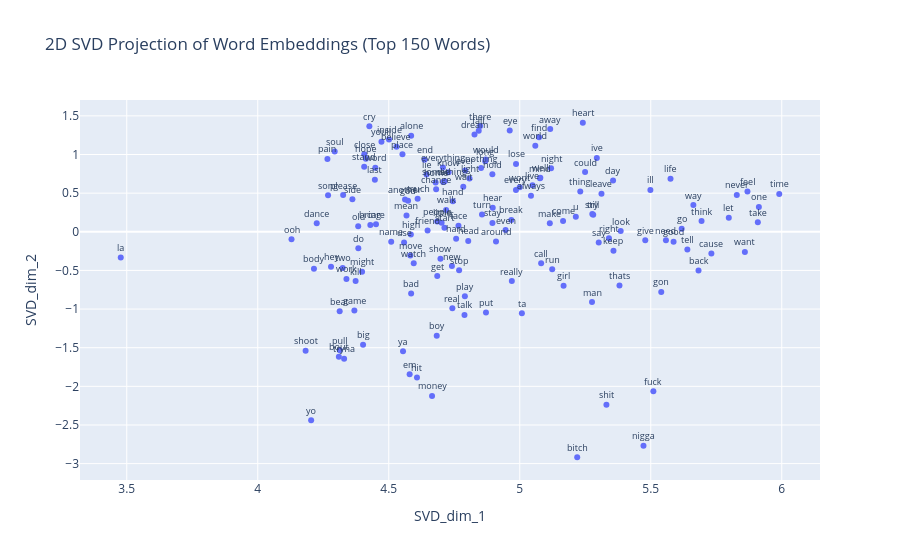

The notebook cell this image was saved under:
### Code cell
d2_embeddings_plotter(embeddings_svd_df, 150, dim_red="SVD")

### Figure 1 — Plotly figure (JSON) as saved in the notebook; plotly's stock layout.template omitted (floating-point values rounded to 4 significant figures; data arrays with more than 128 entries replaced by an {"elided": "..."} marker saying what was removed)
{"data": [{"hovertemplate": "SVD_dim_1=%{x}<br>SVD_dim_2=%{y}<extra></extra>", "legendgroup": "", "marker": {"color": "#636efa", "symbol": "circle"}, "mode": "markers", "name": "", "orientation": "v", "showlegend": false, "type": "scatter", "x": {"elided": "150 float values"}, "xaxis": "x", "y": {"elided": "150 float values"}, "yaxis": "y"}], "layout": {"annotations": [{"font": {"size": 9}, "showarrow": false, "text": "time", "x": 5.99, "y": 0.49, "yshift": 10}, {"font": {"size": 9}, "showarrow": false, "text": "feel", "x": 5.869, "y": 0.5217, "yshift": 10}, {"font": {"size": 9}, "showarrow": false, "text": "one", "x": 5.913, "y": 0.3219, "yshift": 10}, {"font": {"size": 9}, "showarrow": false, "text": "take", "x": 5.909, "y": 0.1236, "yshift": 10}, {"font": {"size": 9}, "showarrow": false, "text": "want", "x": 5.859, "y": -0.2605, "yshift": 10}, {"font": {"size": 9}, "showarrow": false, "text": "never", "x": 5.828, "y": 0.4762, "yshift": 10}, {"font": {"size": 9}, "showarrow": false, "text": "let", "x": 5.798, "y": 0.1801, "yshift": 10}, {"font": {"size": 9}, "showarrow": false, "text": "think", "x": 5.694, "y": 0.1393, "yshift": 10}, {"font": {"size": 9}, "showarrow": false, "text": "nigga", "x": 5.472, "y": -2.768, "yshift": 10}, {"font": {"size": 9}, "showarrow": false, "text": "back", "x": 5.682, "y": -0.5, "yshift": 10}, {"font": {"size": 9}, "showarrow": false, "text": "fuck", "x": 5.51, "y": -2.063, "yshift": 10}, {"font": {"size": 9}, "showarrow": false, "text": "cause", "x": 5.731, "y": -0.2811, "yshift": 10}, {"font": {"size": 9}, "showarrow": false, "text": "tell", "x": 5.64, "y": -0.2291, "yshift": 10}, {"font": {"size": 9}, "showarrow": false, "text": "way", "x": 5.663, "y": 0.3464, "yshift": 10}, {"font": {"size": 9}, "showarrow": false, "text": "need", "x": 5.558, "y": -0.1093, "yshift": 10}, {"font": {"size": 9}, "showarrow": false, "text": "life", "x": 5.575, "y": 0.6847, "yshift": 10}, {"font": {"size": 9}, "showarrow": false, "text": "good", "x": 5.587, "y": -0.1275, "yshift": 10}, {"font": {"size": 9}, "showarrow": false, "text": "go", "x": 5.618, "y": 0.04074, "yshift": 10}, {"font": {"size": 9}, "showarrow": false, "text": "ill", "x": 5.499, "y": 0.5413, "yshift": 10}, {"font": {"size": 9}, "showarrow": false, "text": "bitch", "x": 5.219, "y": -2.918, "yshift": 10}, {"font": {"size": 9}, "showarrow": false, "text": "give", "x": 5.479, "y": -0.1083, "yshift": 10}, {"font": {"size": 9}, "showarrow": false, "text": "gon", "x": 5.54, "y": -0.779, "yshift": 10}, {"font": {"size": 9}, "showarrow": false, "text": "look", "x": 5.385, "y": 0.009458, "yshift": 10}, {"font": {"size": 9}, "showarrow": false, "text": "day", "x": 5.356, "y": 0.6647, "yshift": 10}, {"font": {"size": 9}, "showarrow": false, "text": "shit", "x": 5.331, "y": -2.239, "yshift": 10}, {"font": {"size": 9}, "showarrow": false, "text": "keep", "x": 5.358, "y": -0.2457, "yshift": 10}, {"font": {"size": 9}, "showarrow": false, "text": "thats", "x": 5.381, "y": -0.6937, "yshift": 10}, {"font": {"size": 9}, "showarrow": false, "text": "man", "x": 5.276, "y": -0.9102, "yshift": 10}, {"font": {"size": 9}, "showarrow": false, "text": "right", "x": 5.341, "y": -0.08394, "yshift": 10}, {"font": {"size": 9}, "showarrow": false, "text": "leave", "x": 5.312, "y": 0.4926, "yshift": 10}, {"font": {"size": 9}, "showarrow": false, "text": "say", "x": 5.301, "y": -0.1376, "yshift": 10}, {"font": {"size": 9}, "showarrow": false, "text": "ive", "x": 5.294, "y": 0.9559, "yshift": 10}, {"font": {"size": 9}, "showarrow": false, "text": "girl", "x": 5.167, "y": -0.6981, "yshift": 10}, {"font": {"size": 9}, "showarrow": false, "text": "u", "x": 5.214, "y": 0.1948, "yshift": 10}, {"font": {"size": 9}, "showarrow": false, "text": "try", "x": 5.28, "y": 0.2217, "yshift": 10}, {"font": {"size": 9}, "showarrow": false, "text": "could", "x": 5.249, "y": 0.7731, "yshift": 10}, {"font": {"size": 9}, "showarrow": false, "text": "heart", "x": 5.241, "y": 1.411, "yshift": 10}, {"font": {"size": 9}, "showarrow": false, "text": "night", "x": 5.12, "y": 0.8223, "yshift": 10}, {"font": {"size": 9}, "showarrow": false, "text": "still", "x": 5.277, "y": 0.2289, "yshift": 10}, {"font": {"size": 9}, "showarrow": false, "text": "away", "x": 5.116, "y": 1.33, "yshift": 10}, {"font": {"size": 9}, "showarrow": false, "text": "thing", "x": 5.231, "y": 0.5209, "yshift": 10}, {"font": {"size": 9}, "showarrow": false, "text": "make", "x": 5.115, "y": 0.1102, "yshift": 10}, {"font": {"size": 9}, "showarrow": false, "text": "call", "x": 5.082, "y": -0.4088, "yshift": 10}, {"font": {"size": 9}, "showarrow": false, "text": "run", "x": 5.124, "y": -0.4848, "yshift": 10}, {"font": {"size": 9}, "showarrow": false, "text": "come", "x": 5.165, "y": 0.14, "yshift": 10}, {"font": {"size": 9}, "showarrow": false, "text": "find", "x": 5.074, "y": 1.223, "yshift": 10}, {"font": {"size": 9}, "showarrow": false, "text": "well", "x": 5.079, "y": 0.6998, "yshift": 10}, {"font": {"size": 9}, "showarrow": false, "text": "mind", "x": 5.077, "y": 0.6929, "yshift": 10}, {"font": {"size": 9}, "showarrow": false, "text": "live", "x": 5.049, "y": 0.6023, "yshift": 10}, {"font": {"size": 9}, "showarrow": false, "text": "eye", "x": 4.962, "y": 1.311, "yshift": 10}, {"font": {"size": 9}, "showarrow": false, "text": "break", "x": 4.968, "y": 0.1541, "yshift": 10}, {"font": {"size": 9}, "showarrow": false, "text": "world", "x": 5.059, "y": 1.114, "yshift": 10}, {"font": {"size": 9}, "showarrow": false, "text": "wont", "x": 5.0, "y": 0.5775, "yshift": 10}, {"font": {"size": 9}, "showarrow": false, "text": "every", "x": 4.986, "y": 0.5422, "yshift": 10}, {"font": {"size": 9}, "showarrow": false, "text": "lose", "x": 4.986, "y": 0.8778, "yshift": 10}, {"font": {"size": 9}, "showarrow": false, "text": "always", "x": 5.043, "y": 0.4648, "yshift": 10}, {"font": {"size": 9}, "showarrow": false, "text": "even", "x": 4.946, "y": 0.02299, "yshift": 10}, {"font": {"size": 9}, "showarrow": false, "text": "put", "x": 4.871, "y": -1.045, "yshift": 10}, {"font": {"size": 9}, "showarrow": false, "text": "really", "x": 4.97, "y": -0.6378, "yshift": 10}, {"font": {"size": 9}, "showarrow": false, "text": "light", "x": 4.808, "y": 0.6907, "yshift": 10}, {"font": {"size": 9}, "showarrow": false, "text": "ta", "x": 5.008, "y": -1.054, "yshift": 10}, {"font": {"size": 9}, "showarrow": false, "text": "around", "x": 4.909, "y": -0.1268, "yshift": 10}, {"font": {"size": 9}, "showarrow": false, "text": "hear", "x": 4.897, "y": 0.3095, "yshift": 10}, {"font": {"size": 9}, "showarrow": false, "text": "hold", "x": 4.896, "y": 0.7434, "yshift": 10}, {"font": {"size": 9}, "showarrow": false, "text": "stay", "x": 4.896, "y": 0.1144, "yshift": 10}, {"font": {"size": 9}, "showarrow": false, "text": "would", "x": 4.87, "y": 0.9364, "yshift": 10}, {"font": {"size": 9}, "showarrow": false, "text": "fall", "x": 4.843, "y": 1.306, "yshift": 10}, {"font": {"size": 9}, "showarrow": false, "text": "there", "x": 4.849, "y": 1.368, "yshift": 10}, {"font": {"size": 9}, "showarrow": false, "text": "talk", "x": 4.789, "y": -1.077, "yshift": 10}, {"font": {"size": 9}, "showarrow": false, "text": "money", "x": 4.665, "y": -2.123, "yshift": 10}, {"font": {"size": 9}, "showarrow": false, "text": "turn", "x": 4.856, "y": 0.2251, "yshift": 10}, {"font": {"size": 9}, "showarrow": false, "text": "head", "x": 4.803, "y": -0.1191, "yshift": 10}, {"font": {"size": 9}, "showarrow": false, "text": "long", "x": 4.868, "y": 0.9126, "yshift": 10}, {"font": {"size": 9}, "showarrow": false, "text": "dream", "x": 4.827, "y": 1.257, "yshift": 10}, {"font": {"size": 9}, "showarrow": false, "text": "nothing", "x": 4.852, "y": 0.8245, "yshift": 10}, {"font": {"size": 9}, "showarrow": false, "text": "play", "x": 4.79, "y": -0.835, "yshift": 10}, {"font": {"size": 9}, "showarrow": false, "text": "hand", "x": 4.745, "y": 0.3959, "yshift": 10}, {"font": {"size": 9}, "showarrow": false, "text": "ever", "x": 4.792, "y": 0.7925, "yshift": 10}, {"font": {"size": 9}, "showarrow": false, "text": "em", "x": 4.58, "y": -1.844, "yshift": 10}, {"font": {"size": 9}, "showarrow": false, "text": "little", "x": 4.702, "y": 0.1155, "yshift": 10}, {"font": {"size": 9}, "showarrow": false, "text": "new", "x": 4.741, "y": -0.4443, "yshift": 10}, {"font": {"size": 9}, "showarrow": false, "text": "stop", "x": 4.769, "y": -0.4978, "yshift": 10}, {"font": {"size": 9}, "showarrow": false, "text": "wait", "x": 4.784, "y": 0.5833, "yshift": 10}, {"font": {"size": 9}, "showarrow": false, "text": "show", "x": 4.697, "y": -0.3482, "yshift": 10}, {"font": {"size": 9}, "showarrow": false, "text": "face", "x": 4.766, "y": 0.07921, "yshift": 10}, {"font": {"size": 9}, "showarrow": false, "text": "god", "x": 4.574, "y": 0.4011, "yshift": 10}, {"font": {"size": 9}, "showarrow": false, "text": "boy", "x": 4.683, "y": -1.347, "yshift": 10}, {"font": {"size": 9}, "showarrow": false, "text": "die", "x": 4.708, "y": 0.6458, "yshift": 10}, {"font": {"size": 9}, "showarrow": false, "text": "hit", "x": 4.608, "y": -1.886, "yshift": 10}, {"font": {"size": 9}, "showarrow": false, "text": "ya", "x": 4.555, "y": -1.546, "yshift": 10}, {"font": {"size": 9}, "showarrow": false, "text": "home", "x": 4.679, "y": 0.6382, "yshift": 10}, {"font": {"size": 9}, "showarrow": false, "text": "real", "x": 4.743, "y": -0.9884, "yshift": 10}, {"font": {"size": 9}, "showarrow": false, "text": "bad", "x": 4.585, "y": -0.8, "yshift": 10}, {"font": {"size": 9}, "showarrow": false, "text": "end", "x": 4.637, "y": 0.9328, "yshift": 10}, {"font": {"size": 9}, "showarrow": false, "text": "hard", "x": 4.757, "y": -0.09032, "yshift": 10}, {"font": {"size": 9}, "showarrow": false, "text": "know", "x": 4.728, "y": 0.7695, "yshift": 10}, {"font": {"size": 9}, "showarrow": false, "text": "high", "x": 4.584, "y": -0.03419, "yshift": 10}, {"font": {"size": 9}, "showarrow": false, "text": "start", "x": 4.713, "y": 0.05154, "yshift": 10}, {"font": {"size": 9}, "showarrow": false, "text": "get", "x": 4.685, "y": -0.5723, "yshift": 10}, {"font": {"size": 9}, "showarrow": false, "text": "lie", "x": 4.644, "y": 0.7397, "yshift": 10}, {"font": {"size": 9}, "showarrow": false, "text": "everything", "x": 4.707, "y": 0.8331, "yshift": 10}, {"font": {"size": 9}, "showarrow": false, "text": "walk", "x": 4.719, "y": 0.2835, "yshift": 10}, {"font": {"size": 9}, "showarrow": false, "text": "change", "x": 4.681, "y": 0.5506, "yshift": 10}, {"font": {"size": 9}, "showarrow": false, "text": "move", "x": 4.582, "y": -0.3084, "yshift": 10}, {"font": {"size": 9}, "showarrow": false, "text": "much", "x": 4.61, "y": 0.4272, "yshift": 10}, {"font": {"size": 9}, "showarrow": false, "text": "people", "x": 4.685, "y": 0.133, "yshift": 10}, {"font": {"size": 9}, "showarrow": false, "text": "friend", "x": 4.648, "y": 0.01637, "yshift": 10}, {"font": {"size": 9}, "showarrow": false, "text": "something", "x": 4.714, "y": 0.6532, "yshift": 10}, {"font": {"size": 9}, "showarrow": false, "text": "mean", "x": 4.568, "y": 0.2112, "yshift": 10}, {"font": {"size": 9}, "showarrow": false, "text": "watch", "x": 4.595, "y": -0.4082, "yshift": 10}, {"font": {"size": 9}, "showarrow": false, "text": "alone", "x": 4.585, "y": 1.241, "yshift": 10}, {"font": {"size": 9}, "showarrow": false, "text": "big", "x": 4.402, "y": -1.46, "yshift": 10}, {"font": {"size": 9}, "showarrow": false, "text": "name", "x": 4.509, "y": -0.1295, "yshift": 10}, {"font": {"size": 9}, "showarrow": false, "text": "place", "x": 4.552, "y": 1.004, "yshift": 10}, {"font": {"size": 9}, "showarrow": false, "text": "another", "x": 4.562, "y": 0.4186, "yshift": 10}, {"font": {"size": 9}, "showarrow": false, "text": "use", "x": 4.559, "y": -0.1402, "yshift": 10}, {"font": {"size": 9}, "showarrow": false, "text": "believe", "x": 4.529, "y": 1.102, "yshift": 10}, {"font": {"size": 9}, "showarrow": false, "text": "inside", "x": 4.501, "y": 1.195, "yshift": 10}, {"font": {"size": 9}, "showarrow": false, "text": "yo", "x": 4.204, "y": -2.439, "yshift": 10}, {"font": {"size": 9}, "showarrow": false, "text": "work", "x": 4.339, "y": -0.6109, "yshift": 10}, {"font": {"size": 9}, "showarrow": false, "text": "youll", "x": 4.472, "y": 1.166, "yshift": 10}, {"font": {"size": 9}, "showarrow": false, "text": "word", "x": 4.449, "y": 0.8297, "yshift": 10}, {"font": {"size": 9}, "showarrow": false, "text": "last", "x": 4.447, "y": 0.6745, "yshift": 10}, {"font": {"size": 9}, "showarrow": false, "text": "ooh", "x": 4.129, "y": -0.09708, "yshift": 10}, {"font": {"size": 9}, "showarrow": false, "text": "bring", "x": 4.43, "y": 0.0893, "yshift": 10}, {"font": {"size": 9}, "showarrow": false, "text": "stand", "x": 4.406, "y": 0.8414, "yshift": 10}, {"font": {"size": 9}, "showarrow": false, "text": "soul", "x": 4.294, "y": 1.038, "yshift": 10}, {"font": {"size": 9}, "showarrow": false, "text": "bout", "x": 4.31, "y": -1.616, "yshift": 10}, {"font": {"size": 9}, "showarrow": false, "text": "do", "x": 4.384, "y": -0.2131, "yshift": 10}, {"font": {"size": 9}, "showarrow": false, "text": "tryna", "x": 4.33, "y": -1.642, "yshift": 10}, {"font": {"size": 9}, "showarrow": false, "text": "old", "x": 4.383, "y": 0.07015, "yshift": 10}, {"font": {"size": 9}, "showarrow": false, "text": "might", "x": 4.398, "y": -0.5161, "yshift": 10}, {"font": {"size": 9}, "showarrow": false, "text": "hey", "x": 4.28, "y": -0.4538, "yshift": 10}, {"font": {"size": 9}, "showarrow": false, "text": "cry", "x": 4.426, "y": 1.365, "yshift": 10}, {"font": {"size": 9}, "showarrow": false, "text": "close", "x": 4.407, "y": 1.005, "yshift": 10}, {"font": {"size": 9}, "showarrow": false, "text": "two", "x": 4.324, "y": -0.4685, "yshift": 10}, {"font": {"size": 9}, "showarrow": false, "text": "kill", "x": 4.373, "y": -0.6377, "yshift": 10}, {"font": {"size": 9}, "showarrow": false, "text": "care", "x": 4.451, "y": 0.09729, "yshift": 10}, {"font": {"size": 9}, "showarrow": false, "text": "please", "x": 4.326, "y": 0.4749, "yshift": 10}, {"font": {"size": 9}, "showarrow": false, "text": "pull", "x": 4.313, "y": -1.533, "yshift": 10}, {"font": {"size": 9}, "showarrow": false, "text": "game", "x": 4.369, "y": -1.019, "yshift": 10}, {"font": {"size": 9}, "showarrow": false, "text": "hope", "x": 4.413, "y": 0.9451, "yshift": 10}, {"font": {"size": 9}, "showarrow": false, "text": "beat", "x": 4.313, "y": -1.028, "yshift": 10}, {"font": {"size": 9}, "showarrow": false, "text": "body", "x": 4.215, "y": -0.477, "yshift": 10}, {"font": {"size": 9}, "showarrow": false, "text": "pain", "x": 4.266, "y": 0.9434, "yshift": 10}, {"font": {"size": 9}, "showarrow": false, "text": "side", "x": 4.361, "y": 0.4199, "yshift": 10}, {"font": {"size": 9}, "showarrow": false, "text": "shoot", "x": 4.183, "y": -1.538, "yshift": 10}, {"font": {"size": 9}, "showarrow": false, "text": "dance", "x": 4.225, "y": 0.1117, "yshift": 10}, {"font": {"size": 9}, "showarrow": false, "text": "la", "x": 3.477, "y": -0.3323, "yshift": 10}, {"font": {"size": 9}, "showarrow": false, "text": "song", "x": 4.268, "y": 0.4735, "yshift": 10}], "legend": {"tracegroupgap": 0}, "title": {"text": "2D SVD Projection of Word Embeddings (Top 150 Words)"}, "xaxis": {"anchor": "y", "domain": [0, 1], "title": {"text": "SVD_dim_1"}}, "yaxis": {"anchor": "x", "domain": [0, 1], "title": {"text": "SVD_dim_2"}}}}
